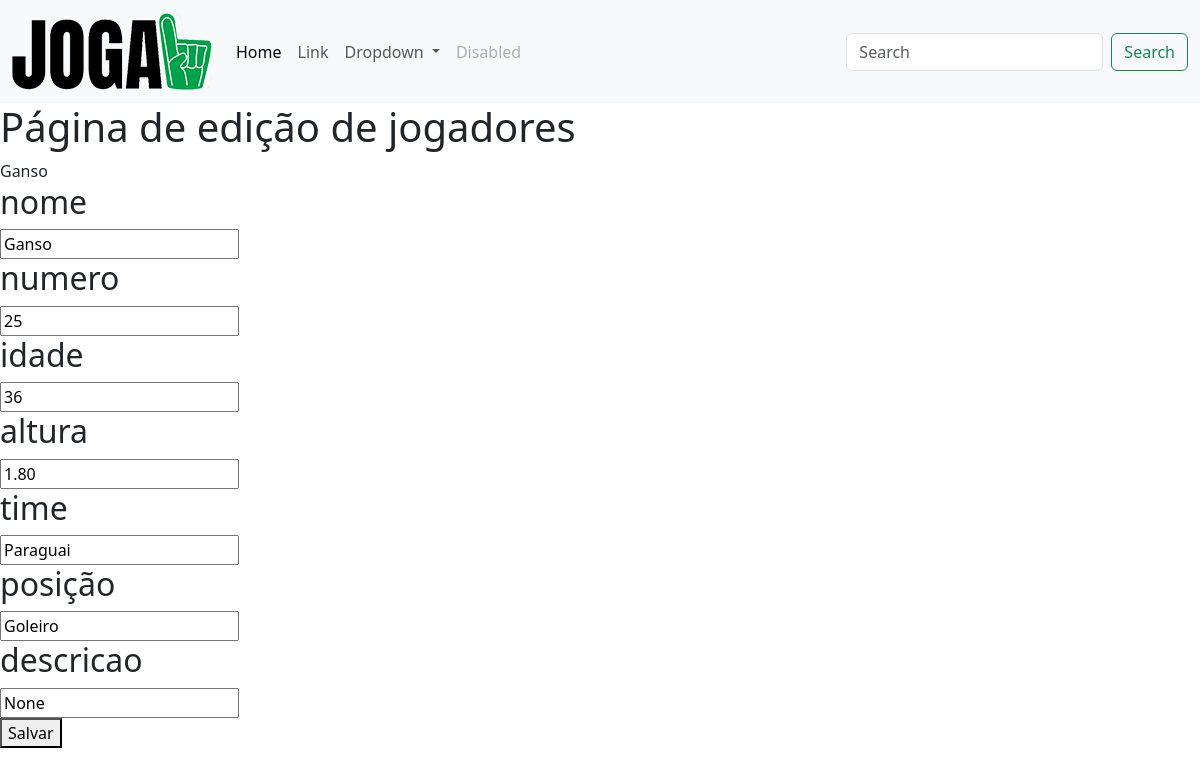
The page /editar/8 on the database its author committed.
### jogadores/models.py (models this page shows, shortened)
class Jogadores(models.Model):
    nome = models.CharField(max_length=100)
    numero = models.IntegerField()
    idade = models.IntegerField()
    altura = models.DecimalField(max_digits=3, decimal_places=2)
    time = models.CharField(max_length=100)
    posicao = models.CharField(max_length=20)
    foto = models.ImageField(upload_to='foto_jogadores', null=True, blank=True)
    descricao = models.CharField(max_length=300, null=True, blank=True)

### jogadores/views.py (the view)
# urls.py: path('editar/<int:id>', editar, name='editar'),
def editar(request, id):
    jogador = Jogadores.objects.get(id=id)
    return render(request, "editar.html", {'jogador': jogador})

### templates/editar.html (shortened to what this page needs)
{% extends 'base.html' %}
{% load static %}
{% block content %}
    <h1>Página de edição de jogadores</h1>
    <form action="{% url 'update' jogador.id %}" method="post">
        {{jogador.nome}}
        <h2>nome</h2>
        <input type="text" name="nome" value="{{jogador.nome}}"><br>
        <h2>numero</h2>
        <input type="text" name="numero" value="{{ jogador.numero }}"><br>
        <h2>idade</h2>
        <input type="text" name="idade" value="{{ jogador.idade }}"><br>
        <h2>altura</h2>
        <input type="text" name="altura" value="{{ jogador.altura }}"><br>
        <h2>time</h2>
        <input type="text" name="time" value="{{ jogador.time }}"><br>
        <h2>posição</h2>
        <input type="text" name="posicao" value="{{ jogador.posicao }}"><br>
        <h2>descricao</h2>
        <input type="text" name="descricao" value="{{ jogador.descricao }}"><br>
        <button type="submit">Salvar</button>
    </form>
{% endblock %}

### rows shown on the page
Jogadores: nome "Ganso", numero "25", idade "36", altura "1.80", time "Paraguai", posicao "Goleiro", descricao "None"
